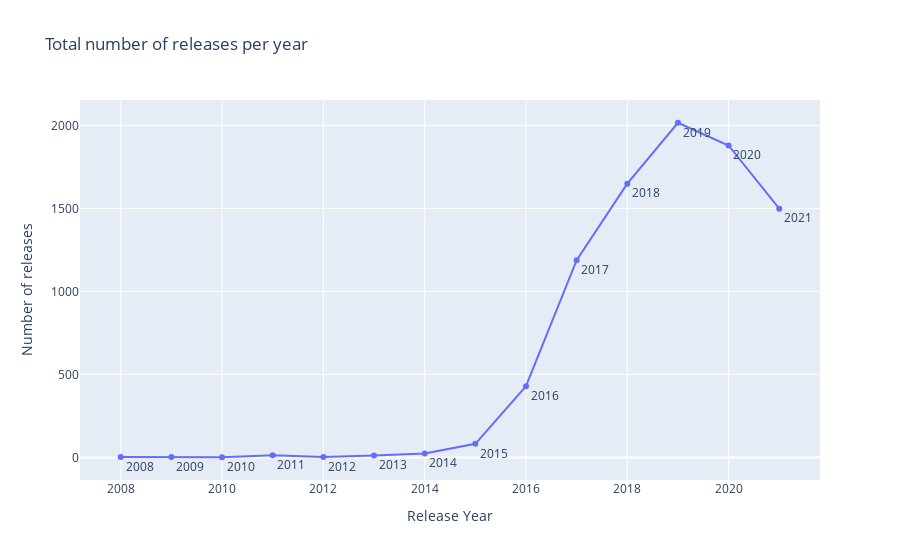

Here is the notebook cell this chart was saved with:
### Markdown cell above
### 4.1. Seasonality per year

### Code cell
# Seasonality per year
releases_per_year = releases_over_time.groupby('year')['num_releases'].sum().reset_index()
releases_per_year.columns = ['year', 'num_releases']
releases_per_year
fig = px.line(releases_per_year, x='year', y='num_releases', text='year', title='Total number of releases per year')
fig.update_layout(xaxis_title='Release Year', yaxis_title='Number of releases', autosize=False)
fig.update_traces(textposition="bottom right")
fig.show()

### Figure 1 — Plotly figure (JSON) as saved in the notebook; plotly's stock layout.template omitted (floating-point values rounded to 4 significant figures)
{"data": [{"hovertemplate": "year=%{text}<br>num_releases=%{y}<extra></extra>", "legendgroup": "", "line": {"color": "#636efa", "dash": "solid"}, "marker": {"symbol": "circle"}, "mode": "text+lines+markers", "name": "", "orientation": "v", "showlegend": false, "text": [2008, 2009, 2010, 2011, 2012, 2013, 2014, 2015, 2016, 2017, 2018, 2019, 2020, 2021], "textposition": "bottom right", "type": "scatter", "x": [2008, 2009, 2010, 2011, 2012, 2013, 2014, 2015, 2016, 2017, 2018, 2019, 2020, 2021], "xaxis": "x", "y": [2, 2, 1, 13, 3, 11, 24, 82, 429, 1188, 1649, 2016, 1879, 1498], "yaxis": "y"}], "layout": {"autosize": false, "legend": {"tracegroupgap": 0}, "title": {"text": "Total number of releases per year"}, "xaxis": {"anchor": "y", "domain": [0, 1], "title": {"text": "Release Year"}}, "yaxis": {"anchor": "x", "domain": [0, 1], "title": {"text": "Number of releases"}}}}
